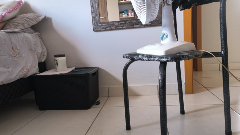
#> input picture system/uploads/uploaded_image.png, 240 x 135 px
$ jupyter execute --allow-errors main.ipynb
#> lines starting #> are read from the running program, lines starting #| are printed output that depends on the picture; after the words box and inside, x2 and y2 are one past the last pixel; in counts of white or black regions, pixels touching at a corner belong together; long printed decimals are rounded
Imports

[cell 1]
import cv2
import numpy as np
import matplotlib.pyplot as plt
from queue import PriorityQueue
import torch
import os

Carrega MiDaS

#> (a cell that did not finish here is left out)

Entrada pipeline

#> (a cell that did not finish here is left out)

Usa a rede neural para aplicar profundidade na imagem

[cell 4]
# Diretório onde as imagens são armazenadas
image_folder = 'uploads'
image_filename = 'uploaded_image.png'  # Substitua pelo nome da imagem que você deseja processar

# Carrega a imagem
image_path = os.path.join(image_folder, image_filename)
frame = cv2.imread(image_path)
#> frame is the input picture: shape (135, 240, 3); mean B, G, R 120.4, 121.6, 129.2

# Pré-processa a imagem e obtém a estimativa de profundidade
img = cv2.cvtColor(frame, cv2.COLOR_BGR2RGB)
#> (the rest of this cell did not finish here and is left out)

Carrega a imagem

[cell 5]
img = cv2.imread('uploads/uploaded_image_map.png',
                 cv2.IMREAD_GRAYSCALE)
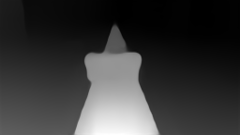
#> input picture system/uploads/uploaded_image_map.png, 240 x 135 px
#> img is the input picture: shape (135, 240); min 0, max 255, mean 55.1

deubom = False

if img is None:
    print("Imagem não carregada.")
else:
    deubom = True
    print("Imagem carregada.")

[cell 6]
linha_central = 80 #linha principal do espectro de intensidade do pixel

if deubom:
    x = img[linha_central, :]
#> x = 240 values, max 155 at index 122, min 22 at index 232, mean 62.64

    window_size = 13
    x = np.convolve(x, np.ones(window_size) / window_size, 'same')
#> x = 240 values, max 154.5 at index 126, min 11.92 at index 239, mean 62.11
    plt.plot(x)

    # segunda derivada da linha central da imagem
    dx = np.diff(x)
#> dx = 239 values, max 7.54 at index 91, min -9.23 at index 140, mean -0.0769
    dx[:20] = 0
    dx[-20:]= 0

    plt.figure()
    plt.plot(dx)

    # picos positivos
    pks_positivos = []
    y_values_positivos = []
    while (np.max(dx) > 2.5) and len(pks_positivos) < 10:
        pos = np.argmax(dx)
        pks_positivos.append(pos)
        y_values_positivos.append(dx[pos])
        lo, hi = max(0, pos - 50), min(len(x), pos + 50)
        dx[lo:hi] = 0
#> this loop made 1 pass
#> (pos, lo, hi) on pass 1: (91, 41, 141)
#> after the loop, dx = 239 values, max 0 at index 0, min -9.23 at index 141, mean -0.193; pks_positivos = [91]; y_values_positivos = [7.54]
    print("Picos Positivos:", pks_positivos)
#| Picos Positivos: [91]

    # picos negativos
    dx_negativo = -dx
#> dx_negativo = 239 values, max 9.23 at index 141, min 0 at index 0, mean 0.193
    pks_negativos = []
    while (np.max(dx_negativo) > 2.5) and len(pks_negativos) < 10:
        pos = np.argmax(dx_negativo)
        pks_negativos.append(pos)
        lo, hi = max(0, pos - 50), min(len(x), pos + 50)
        dx_negativo[lo:hi] = 0
#> this loop made 1 pass
#> (pos, lo, hi) on pass 1: (141, 91, 191)
#> after the loop, dx_negativo = 239 values, max 0.231 at index 31, min 0 at index 0, mean 0.028; pks_negativos = [141]
    print("Picos Negativos:", pks_negativos)
#| Picos Negativos: [141]

    # Crie a tupla de obstáculos
    if len(pks_positivos) > 0 or len(pks_negativos) > 0:

        if len(pks_positivos) == 0:
            pks_positivos.append(0)

        if len(pks_negativos) == 0:
            pks_negativos.append(len(dx))

        if pks_negativos[0] < pks_positivos[0]:
            pks_positivos = [0] + pks_positivos

        if pks_negativos[-1] < pks_positivos[-1]:
            pks_negativos = pks_negativos + [len(dx)]


        if len(pks_positivos) != len(pks_negativos):
            print("erro", pks_positivos, pks_negativos, len(dx))

    mean_x = [(a+b)//2 for a, b in zip(pks_positivos, pks_negativos)]
#> mean_x = [116]
    y_values_positivos = [x[c] for c in mean_x]
#> y_values_positivos = [153.5]
    obstaculos = list(
        zip(pks_positivos, pks_negativos, y_values_positivos))
#> obstaculos = [(91, 141, 153.5)]
    print("Obstáculos:", obstaculos)
#| Obstáculos: [(91, 141, 153.462)]

    # Filtrar obstáculos com base nos critérios
    obstaculos_filtrados = [
        obstaculo for obstaculo in obstaculos if obstaculo[0] >= 5 or obstaculo[1] <= 235]
#> obstaculos_filtrados = [(91, 141, 153.5)]
    print("Obstáculos filtrados:", obstaculos_filtrados)
#| Obstáculos filtrados: [(91, 141, 153.462)]

   # Define limites mínimos para altura e diferença entre início e fim de obstáculos
    limite_altura_minima = 126
    limite_diferenca_x = 10

    # Define as dimensões do mapa aéreo (ajuste conforme necessário)
    largura_mapa = 240
    altura_mapa = 255

    # Cria uma matriz para representar o mapa aéreo
    mapa_aereo = np.zeros((altura_mapa, largura_mapa))

    # Preenche o mapa aéreo com os obstáculos significativos
    for obstaculo in obstaculos_filtrados:
        inicio_x, fim_x, altura_y = obstaculo
        altura_y = int(altura_y)
        inicio_x = max(0, inicio_x)
        fim_x = min(largura_mapa - 1, fim_x)
        if altura_y >= altura_mapa:
            altura_y = altura_mapa - 1
        for x in range(inicio_x, fim_x + 1):
            mapa_aereo[altura_y, x] = 1
#> this loop made 1 pass
#> (obstaculo, inicio_x, fim_x) on pass 1: ((91, 141, 153.5), 91, 141)
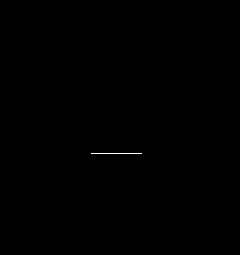
#> mapa_aereo: shape (255, 240) float64; values 0 (black) and 1 (white), 0.08% white in thin lines or dots, all inside (x1, y1, x2, y2) = (91, 153, 142, 154)

    plt.figure()
    plt.imshow(mapa_aereo, cmap='gray')
    plt.show()
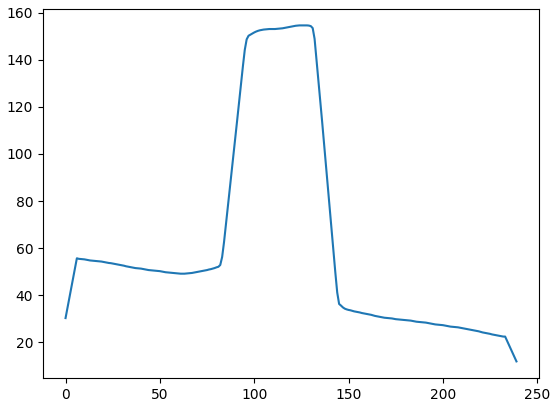
#> figure drawn by matplotlib, 1 panel; curve peaks at x = 126, y = 154.5
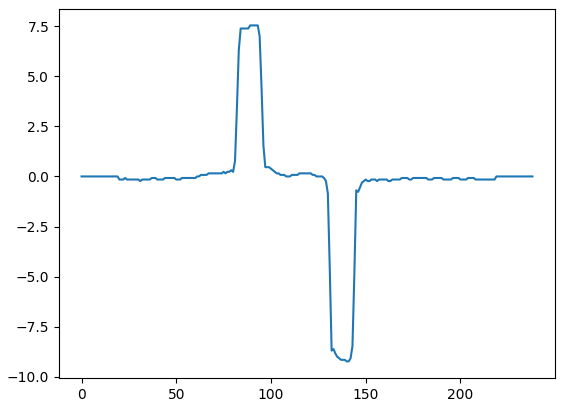
#> figure drawn by matplotlib, 1 panel; curve peaks at x = 91, y = 7.54

    nome_arquivo_saida = 'mapa_aereoDois.png'
    cv2.imwrite(nome_arquivo_saida, mapa_aereo * 255)
    print(f"Mapa aéreo salvo como '{nome_arquivo_saida}'")

Carrega o mapa aereo

[cell 7]
aereoMap = cv2.imread('mapa_aereoDois.png', cv2.IMREAD_GRAYSCALE)

[cell 8]
# dilatação dos obstáculos
kernel = np.ones((30, 30), np.uint8)
img_dilated = cv2.dilate(aereoMap, kernel, iterations=1)
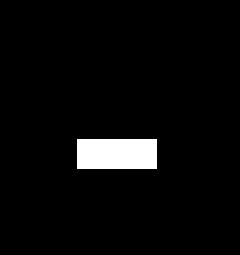
#> img_dilated: shape (255, 240); 3.9% white; 1 white region, box (x1, y1, x2, y2) and area: (77, 139, 157, 169) 2400

# centro da base do eixo X
start_node = (aereoMap.shape[0] - 1, aereoMap.shape[1] // 2)
#> start_node = (254, 120)
start_node
#> Out = (254, 120)

Heuristica

[cell 9]
def heuristic(node, goal, img):  # distância euclidiana
    penalty = 1.0
    distance = np.sqrt((node[0] - goal[0]) ** 2 + (node[1] - goal[1]) ** 2)
    penalty_term = penalty * img[node[0], node[1]] / 255.0
    return distance + penalty_term

[cell 10]
def is_valid(node, img):  # verifica limites do mapa e se não é um obstáculo
    if (
        0 <= node[0] < img.shape[0] and
        0 <= node[1] < img.shape[1] and
        img[node[0], node[1]] == 0
    ):
        return True
    return False

Algoritmo A Estrela

[cell 11]
def astar(img, start, goal):
    open_set = PriorityQueue()
    open_set.put((0, start))
    came_from = {}
    g_score = {node: float('inf') for node in np.ndindex(img.shape)}
    g_score[start] = 0
    f_score = {node: float('inf') for node in np.ndindex(img.shape)}
    f_score[start] = heuristic(start, goal, img)

    while not open_set.empty():
        _, current = open_set.get()

        if current == goal:
            path = []
            while current in came_from:
                path.append(current)
                current = came_from[current]
            path.append(start)
            return path[::-1]

        for neighbor in [(current[0] - 1, current[1]), (current[0] + 1, current[1]),
                         (current[0], current[1] - 1), (current[0], current[1] + 1)]:
            if is_valid(neighbor, img):
                tentative_g_score = g_score[current] + 1
                if tentative_g_score < g_score[neighbor]:
                    came_from[neighbor] = current
                    g_score[neighbor] = tentative_g_score
                    f_score[neighbor] = tentative_g_score + \
                        heuristic(neighbor, goal, img)
                    open_set.put((f_score[neighbor], neighbor))

    return None

Identifica o objeto vermelho e encontra o centro do objeto vermelho

[cell 12]
image_path = 'uploads/uploaded_image.png'

# Lê a imagem
imgColor = cv2.imread(image_path)

# Converte a imagem em HSV
hsv_img = cv2.cvtColor(imgColor, cv2.COLOR_BGR2HSV)
#> hsv_img: shape (135, 240, 3); mean H, S, V 63.7, 36.5, 133.7

# Ajusta o componente H (Matiz) em HSV
hsv_img[:, :, 0] = (hsv_img[:, :, 0] + 20) % 180
#> hsv_img: shape (135, 240, 3); mean H, S, V 67.5, 36.5, 133.7

# Define os limites para o vermelho em HSV
lower_red = np.array([15, 120, 120])
upper_red = np.array([25, 255, 255])

# Cria uma máscara para pixels vermelhos
mask = cv2.inRange(hsv_img, lower_red, upper_red)
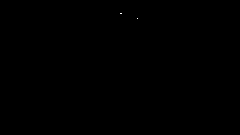
#> mask: shape (135, 240); 0.01% white in thin lines or dots, all inside (x1, y1, x2, y2) = (120, 13, 138, 19)

# Encontra os contornos na máscara
contours, _ = cv2.findContours(mask, cv2.RETR_EXTERNAL, cv2.CHAIN_APPROX_SIMPLE)
#> contours = 2 contours, all with area under 20

# Inicializa as coordenadas do centro do objeto vermelho
center_x, center_y = -1, -1

# Encontra o maior contorno
if len(contours) > 0:
    largest_contour = max(contours, key=cv2.contourArea)
#> largest_contour = [[137, 18]]
    M = cv2.moments(largest_contour)
#> M = moments, m00 0

    # Calcula as coordenadas do centro do objeto vermelho
    if M["m00"] != 0:
        center_x = int(M["m10"] / M["m00"])
        center_y = int(M["m01"] / M["m00"])

# Define o objetivo como um par (y, x) das coordenadas do centro
goal_node = (center_y, center_x)

Executa A *

[cell 13]
path = astar(img_dilated, start_node, goal_node)
#> in heuristic, `penalty_term = penalty * img[node[0], node[1]] / 255.0`: penalty_term = 0
#> the loop in astar, `while not open_set.empty():` made 58800 passes
#> after the loop in astar, `while not open_set.empty():`: came_from = 58799 items; f_score = 61200 items
